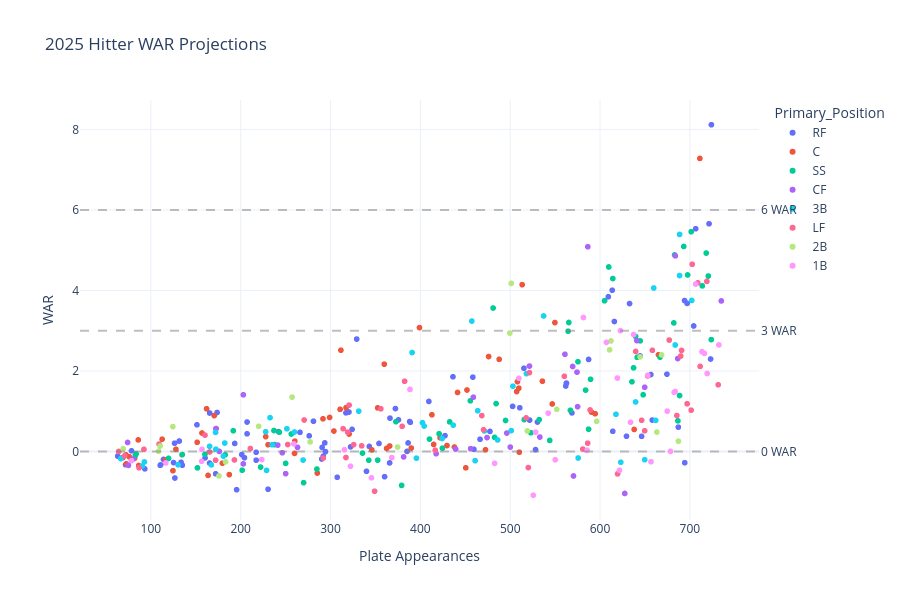

This figure's notebook cell:
### Code cell
# Cell 6: Hitter Projections Scatter

if ros_models_loaded:
    fig_hitters = create_war_scatter(
        df=hitter_complete,
        player_type='hitter',
        title="2025 Hitter WAR Projections",
        color_by='Primary_Position',
        hover_data=['Name', 'Team', 'Primary_Position', 'Total_Projected_PA', 'Current_WAR', 'ROS_WAR', 'Total_Projected_WAR']
    )

    fig_hitters.show()
else:
    print("Skipping hitter scatter (ROS models not loaded)")

### Figure 1 — Plotly figure (JSON) as saved in the notebook; plotly's stock layout.template omitted (floating-point values rounded to 4 significant figures; data arrays with more than 128 entries replaced by an {"elided": "..."} marker saying what was removed)
{"data": [{"customdata": {"elided": "94x5 mixed values"}, "hovertemplate": "Primary_Position=%{customdata[2]}<br>Plate Appearances=%{x}<br>WAR=%{y}<br>Name=%{customdata[0]}<br>Team=%{customdata[1]}<br>Current_WAR=%{customdata[3]}<br>ROS_WAR=%{customdata[4]}<extra></extra>", "legendgroup": "RF", "marker": {"color": "#636efa", "symbol": "circle"}, "mode": "markers", "name": "RF", "showlegend": true, "type": "scattergl", "x": [723.9, 721.3, 696.9, 609.2, 706.5, 616.0, 632.8, 644.6, 656.5, 502.7, 694.0, 587.2, 329.1, 704.2, 674.4, 613.5, 723.0, 436.3, 458.4, 562.6, 510.7, 568.7, 409.5, 388.8, 372.3, 515.3, 562.5, 561.8, 242.1, 281.0, 320.5, 521.6, 687.2, 366.2, 477.5, 207.1, 173.7, 629.4, 165.4, 207.1, 388.1, 151.3, 530.3, 324.0, 266.0, 353.9, 375.6, 322.3, 386.3, 343.2, 658.1, 193.4, 528.2, 427.4, 131.6, 276.3, 126.4, 614.2, 160.3, 459.6, 466.4, 646.2, 317.2, 291.9, 125.3, 293.6, 290.6, 63.09, 78.44, 201.2, 217.2, 133.6, 114.1, 135.0, 694.3, 290.2, 172.1, 110.4, 385.2, 133.3, 165.4, 204.2, 71.81, 110.8, 294.4, 217.2, 365.8, 93.33, 340.0, 126.8, 360.2, 307.4, 195.5, 230.5], "xaxis": "x", "y": [8.115, 5.657, 3.678, 3.842, 5.533, 3.228, 3.674, 2.373, 1.911, 1.121, 3.748, 2.286, 2.793, 3.117, 1.921, 4.006, 2.298, 1.856, 1.846, 1.697, 1.086, 0.9586, 1.243, 0.7248, 1.067, 2.067, 1.699, 1.626, 0.4934, 0.7522, 0.98, 0.7802, 0.6043, 0.8286, 0.4979, 0.4391, 0.9684, 0.3797, 0.9563, 0.7319, 0.7433, 0.6627, 0.7321, 0.5493, 0.476, 0.1991, 0.7856, 0.1152, 0.212, 0.1258, 0.7806, 0.1996, 0.04698, 0.3941, 0.2602, 0.3889, 0.2058, 0.5017, -0.1589, 0.05312, 0.304, 0.3763, 0.9591, -0.118, -0.275, 0.2141, 0.1006, -0.115, 0.01592, -0.07651, -0.01919, -0.2689, -0.197, -0.3405, -0.2787, -0.1865, -0.5542, -0.3441, 0.002136, -0.3117, -0.2871, -0.1557, -0.3283, -0.3317, -0.005058, -0.2161, -0.2839, -0.4318, -0.4924, -0.6582, -0.6253, -0.6407, -0.9489, -0.9379], "yaxis": "y"}, {"customdata": {"elided": "63x5 mixed values"}, "hovertemplate": "Primary_Position=%{customdata[2]}<br>Plate Appearances=%{x}<br>WAR=%{y}<br>Name=%{customdata[0]}<br>Team=%{customdata[1]}<br>Current_WAR=%{customdata[3]}<br>ROS_WAR=%{customdata[4]}<extra></extra>", "legendgroup": "C", "marker": {"color": "#EF553B", "symbol": "circle"}, "mode": "markers", "name": "C", "showlegend": true, "type": "scattergl", "x": [711.1, 513.3, 549.8, 399.0, 476.0, 487.7, 451.9, 594.6, 359.8, 665.1, 311.5, 421.9, 317.2, 546.8, 162.0, 509.6, 507.1, 508.1, 310.6, 352.5, 170.5, 590.5, 172.7, 320.7, 227.9, 441.4, 437.9, 298.9, 414.8, 429.7, 156.9, 412.8, 112.5, 362.4, 179.6, 260.2, 230.5, 303.8, 389.9, 535.8, 259.9, 151.5, 85.96, 291.6, 134.7, 127.9, 638.0, 116.4, 510.1, 81.84, 365.8, 72.38, 345.9, 285.3, 76.04, 68.67, 72.56, 472.5, 187.3, 86.52, 124.6, 163.7, 450.6], "xaxis": "x", "y": [7.278, 4.143, 3.202, 3.076, 2.359, 2.289, 1.528, 0.9379, 2.168, 2.401, 2.516, 0.3433, 1.088, 1.18, 1.062, 1.573, 1.488, 1.736, 1.047, 1.083, 0.8906, 0.978, 0.5693, 0.4342, 0.3685, 1.466, 0.1108, 0.8463, 0.1751, 0.1481, 0.4592, 0.9117, 0.3049, 0.07644, -0.2904, 0.257, 0.168, 0.5083, 0.08529, 1.746, -0.04711, 0.229, 0.2875, 0.8118, -0.08146, 0.05491, 0.5475, -0.2098, -0.01773, -0.1693, 0.1364, -0.08432, 0.04043, -0.5357, -0.132, -0.1533, -0.3066, 0.04256, -0.5741, -0.3478, -0.4766, -0.5931, -0.4051], "yaxis": "y"}, {"customdata": {"elided": "63x5 mixed values"}, "hovertemplate": "Primary_Position=%{customdata[2]}<br>Plate Appearances=%{x}<br>WAR=%{y}<br>Name=%{customdata[0]}<br>Team=%{customdata[1]}<br>Current_WAR=%{customdata[3]}<br>ROS_WAR=%{customdata[4]}<extra></extra>", "legendgroup": "SS", "marker": {"color": "#00cc96", "symbol": "circle"}, "mode": "markers", "name": "SS", "showlegend": true, "type": "scattergl", "x": [701.4, 609.7, 713.8, 693.1, 720.6, 644.7, 718.1, 614.2, 564.4, 605.0, 683.0, 697.5, 637.3, 480.9, 639.6, 565.3, 682.1, 589.4, 583.9, 575.4, 666.8, 455.6, 484.3, 372.8, 688.5, 641.3, 723.8, 635.5, 420.8, 482.6, 587.2, 410.2, 686.7, 191.8, 494.8, 532.3, 432.6, 515.6, 567.0, 243.0, 237.0, 256.4, 648.0, 544.0, 237.8, 523.0, 82.69, 182.7, 83.56, 135.0, 160.2, 352.5, 335.6, 284.8, 222.1, 151.9, 424.6, 119.7, 342.6, 250.0, 270.0, 201.7, 379.1], "xaxis": "x", "y": [5.459, 4.583, 4.113, 5.092, 4.358, 2.747, 4.928, 4.296, 2.987, 3.744, 4.882, 4.385, 2.078, 3.564, 2.856, 3.204, 3.194, 1.793, 1.524, 2.229, 2.343, 1.259, 1.19, 0.7405, 1.39, 2.339, 2.778, 1.731, 0.441, 0.351, 0.5533, 0.3083, 0.7603, 0.5164, 0.7703, 0.7915, 0.7358, 0.7917, 1.021, 0.4787, 0.5214, 0.4344, 1.408, 0.2747, 0.1715, 0.4639, -0.09811, -0.08238, -0.0603, -0.075, -0.06945, -0.215, -0.03974, -0.4363, -0.3864, -0.4068, 0.083, -0.1706, -0.2159, -0.2948, -0.7742, -0.4645, -0.8422], "yaxis": "y"}, {"customdata": {"elided": "33x5 mixed values"}, "hovertemplate": "Primary_Position=%{customdata[2]}<br>Plate Appearances=%{x}<br>WAR=%{y}<br>Name=%{customdata[0]}<br>Team=%{customdata[1]}<br>Current_WAR=%{customdata[3]}<br>ROS_WAR=%{customdata[4]}<extra></extra>", "legendgroup": "CF", "marker": {"color": "#ab63fa", "symbol": "circle"}, "mode": "markers", "name": "CF", "showlegend": true, "type": "scattergl", "x": [683.8, 586.4, 569.5, 735.0, 560.9, 686.4, 640.9, 521.4, 575.0, 459.0, 649.7, 202.9, 496.2, 246.3, 574.4, 172.3, 381.4, 263.2, 417.5, 455.9, 176.2, 241.3, 474.2, 533.0, 500.1, 74.11, 202.9, 80.15, 439.2, 75.03, 570.4, 250.0, 627.5], "xaxis": "x", "y": [4.859, 5.085, 2.111, 3.74, 2.415, 2.308, 2.755, 2.122, 1.113, 1.349, 1.595, 1.408, 0.4577, -0.03169, 1.972, 0.5674, -0.134, 0.1028, -0.05483, 0.07041, 0.001754, 0.1593, 0.3457, 0.3588, 0.1096, 0.2244, -0.3072, -0.1879, 0.05942, -0.3454, -0.6081, -0.5505, -1.042], "yaxis": "y"}, {"customdata": {"elided": "44x5 mixed values"}, "hovertemplate": "Primary_Position=%{customdata[2]}<br>Plate Appearances=%{x}<br>WAR=%{y}<br>Name=%{customdata[0]}<br>Team=%{customdata[1]}<br>Current_WAR=%{customdata[3]}<br>ROS_WAR=%{customdata[4]}<extra></extra>", "legendgroup": "3B", "marker": {"color": "#19d3f3", "symbol": "circle"}, "mode": "markers", "name": "3B", "showlegend": true, "type": "scattergl", "x": [688.5, 688.5, 659.8, 702.0, 457.3, 390.8, 518.1, 537.2, 683.6, 503.1, 463.8, 639.6, 331.4, 617.7, 623.1, 649.7, 404.2, 501.2, 172.0, 227.8, 471.3, 232.7, 661.9, 436.5, 235.0, 165.4, 251.4, 182.2, 402.3, 259.9, 180.8, 486.0, 167.3, 395.6, 269.4, 460.9, 172.3, 92.81, 90.38, 66.51, 424.2, 130.3, 575.6, 228.8], "xaxis": "x", "y": [5.39, 4.37, 4.061, 3.751, 3.24, 2.458, 1.934, 3.366, 2.645, 1.622, 1.012, 1.23, 1.002, 0.9242, -0.267, -0.2044, 0.6319, 0.5185, 0.4751, 0.4894, 0.5114, 0.8402, 0.773, 0.6539, 0.1673, 0.1293, 0.5638, 0.21, 0.7145, 0.4844, -0.115, 0.2865, -0.3322, -0.1662, -0.2128, -0.2281, 0.05676, -0.2599, -0.3601, -0.1764, 0.3228, -0.3311, -0.1615, -0.4699], "yaxis": "y"}, {"customdata": {"elided": "50x5 mixed values"}, "hovertemplate": "Primary_Position=%{customdata[2]}<br>Plate Appearances=%{x}<br>WAR=%{y}<br>Name=%{customdata[0]}<br>Team=%{customdata[1]}<br>Current_WAR=%{customdata[3]}<br>ROS_WAR=%{customdata[4]}<extra></extra>", "legendgroup": "LF", "marker": {"color": "#FF6692", "symbol": "circle"}, "mode": "markers", "name": "LF", "showlegend": true, "type": "scattergl", "x": [708.8, 718.9, 677.0, 702.6, 690.7, 711.4, 560.2, 639.6, 731.5, 653.0, 468.4, 658.2, 689.8, 382.5, 701.4, 588.9, 696.9, 685.5, 320.7, 521.4, 580.8, 379.7, 649.7, 325.7, 356.0, 270.6, 586.2, 314.0, 160.3, 517.7, 252.4, 109.1, 92.32, 334.7, 319.0, 291.9, 64.12, 172.0, 470.3, 317.2, 646.3, 416.6, 70.88, 165.4, 210.8, 193.0, 86.85, 520.1, 619.5, 349.1], "xaxis": "x", "y": [4.188, 4.225, 2.768, 4.651, 2.511, 2.114, 1.868, 2.485, 1.657, 1.876, 0.8918, 2.512, 2.371, 1.744, 1.027, 1.032, 1.186, 0.8935, 1.151, 1.959, 0.0598, 0.6252, 0.5143, 0.1697, 1.059, 0.782, 0.2071, 0.5669, 0.4065, 0.8352, 0.1734, 0.1841, 0.05252, 0.1407, 0.4809, -0.1639, 0.001011, -0.2166, 0.5394, -0.1488, 0.7756, 0.03082, -0.1063, -0.01146, 0.07353, -0.2107, -0.4026, -0.399, -0.5555, -0.9868], "yaxis": "y"}, {"customdata": [["Ketel Marte", "ARI", "2B", 3.226, 0.9496], ["Nico Hoerner", "CHC", "2B", 2.048, 0.3026], ["Gleyber Torres", "DET", "2B", 2.139, 0.607], ["Brice Turang", "MIL", "2B", 2.102, 0.2981], ["Brandon Lowe", "TBR", "2B", 2.058, 0.4668], ["Romy Gonzalez", "BOS", "2B", 1.257, 0.09452], ["Jorge Polanco", "SEA", "2B", 2.387, 0.5545], ["Matt McLain", "CIN", "2B", 0.611, 0.1398], ["Lenyn Sosa", "CHW", "2B", 0.4336, 0.0764], ["Leo Rivas", "SEA", "2B", 0.5661, 0.05157], ["Luis García Jr.", "WSN", "2B", 0.8913, 0.1565], ["Luis Arraez", "SDP", "2B", 0.4106, 0.07222], ["Tyler Fitzgerald", "SFG", "2B", 0.09763, 0.01343], ["Christian Moore", "LAA", "2B", 0.1191, 0.01693], ["Luisangel Acuña", "NYM", "2B", 0.2034, 0.03486], ["Brett Wisely", "SFG", "2B", 0.06286, 0.006485], ["Ozzie Albies", "ATL", "2B", 0.2148, 0.04159], ["Cole Young", "SEA", "2B", 0.5276, 0.09802], ["Nick Sogard", "BOS", "2B", 0.004986, 0.0001329], ["Edouard Julien", "MIN", "2B", -0.2353, -0.02265], ["Adael Amador", "COL", "2B", -0.5677, -0.03935]], "hovertemplate": "Primary_Position=%{customdata[2]}<br>Plate Appearances=%{x}<br>WAR=%{y}<br>Name=%{customdata[0]}<br>Team=%{customdata[1]}<br>Current_WAR=%{customdata[3]}<br>ROS_WAR=%{customdata[4]}<extra></extra>", "legendgroup": "2B", "marker": {"color": "#B6E880", "symbol": "circle"}, "mode": "markers", "name": "2B", "showlegend": true, "type": "scattergl", "x": [501.2, 644.6, 612.2, 668.5, 610.6, 257.2, 499.6, 596.2, 519.1, 124.5, 551.8, 663.2, 374.6, 110.3, 277.2, 69.19, 687.2, 220.0, 108.6, 183.1, 175.8], "xaxis": "x", "y": [4.176, 2.35, 2.746, 2.4, 2.525, 1.351, 2.942, 0.7508, 0.51, 0.6177, 1.048, 0.4829, 0.1111, 0.136, 0.2383, 0.06934, 0.2564, 0.6256, 0.005119, -0.2579, -0.607], "yaxis": "y"}, {"customdata": {"elided": "36x5 mixed values"}, "hovertemplate": "Primary_Position=%{customdata[2]}<br>Plate Appearances=%{x}<br>WAR=%{y}<br>Name=%{customdata[0]}<br>Team=%{customdata[1]}<br>Current_WAR=%{customdata[3]}<br>ROS_WAR=%{customdata[4]}<extra></extra>", "legendgroup": "1B", "marker": {"color": "#FF97FF", "symbol": "circle"}, "mode": "markers", "name": "1B", "showlegend": true, "type": "scattergl", "x": [581.5, 706.5, 716.2, 637.3, 713.5, 732.3, 509.6, 607.1, 653.1, 683.6, 622.7, 388.5, 682.5, 719.2, 619.3, 542.3, 633.9, 674.7, 621.6, 528.3, 259.2, 656.7, 585.6, 156.9, 223.4, 322.2, 156.5, 78.39, 482.6, 315.5, 368.2, 116.7, 678.4, 550.1, 345.5, 525.6], "xaxis": "x", "y": [3.327, 4.158, 2.437, 2.904, 2.479, 2.647, 1.817, 2.711, 1.895, 1.49, 3.002, 1.541, 1.469, 1.938, 1.825, 0.9523, 0.7269, 1.003, -0.4676, 0.4802, 0.1881, -0.2539, 0.03137, 0.05316, -0.2, -0.3657, -0.2446, -0.229, -0.2945, 0.0437, -0.1527, -0.2847, 0.004811, -0.2059, -0.654, -1.087], "yaxis": "y"}], "layout": {"annotations": [{"showarrow": false, "text": "0 WAR", "x": 1, "xanchor": "left", "xref": "x domain", "y": 0, "yanchor": "middle", "yref": "y"}, {"showarrow": false, "text": "3 WAR", "x": 1, "xanchor": "left", "xref": "x domain", "y": 3, "yanchor": "middle", "yref": "y"}, {"showarrow": false, "text": "6 WAR", "x": 1, "xanchor": "left", "xref": "x domain", "y": 6, "yanchor": "middle", "yref": "y"}], "height": 600, "hovermode": "closest", "legend": {"title": {"text": "Primary_Position"}, "tracegroupgap": 0}, "shapes": [{"line": {"color": "gray", "dash": "dash"}, "opacity": 0.5, "type": "line", "x0": 0, "x1": 1, "xref": "x domain", "y0": 0, "y1": 0, "yref": "y"}, {"line": {"color": "gray", "dash": "dash"}, "opacity": 0.5, "type": "line", "x0": 0, "x1": 1, "xref": "x domain", "y0": 3, "y1": 3, "yref": "y"}, {"line": {"color": "gray", "dash": "dash"}, "opacity": 0.5, "type": "line", "x0": 0, "x1": 1, "xref": "x domain", "y0": 6, "y1": 6, "yref": "y"}], "showlegend": true, "title": {"text": "2025 Hitter WAR Projections"}, "xaxis": {"anchor": "y", "domain": [0, 1], "title": {"text": "Plate Appearances"}}, "yaxis": {"anchor": "x", "domain": [0, 1], "title": {"text": "WAR"}}}}
